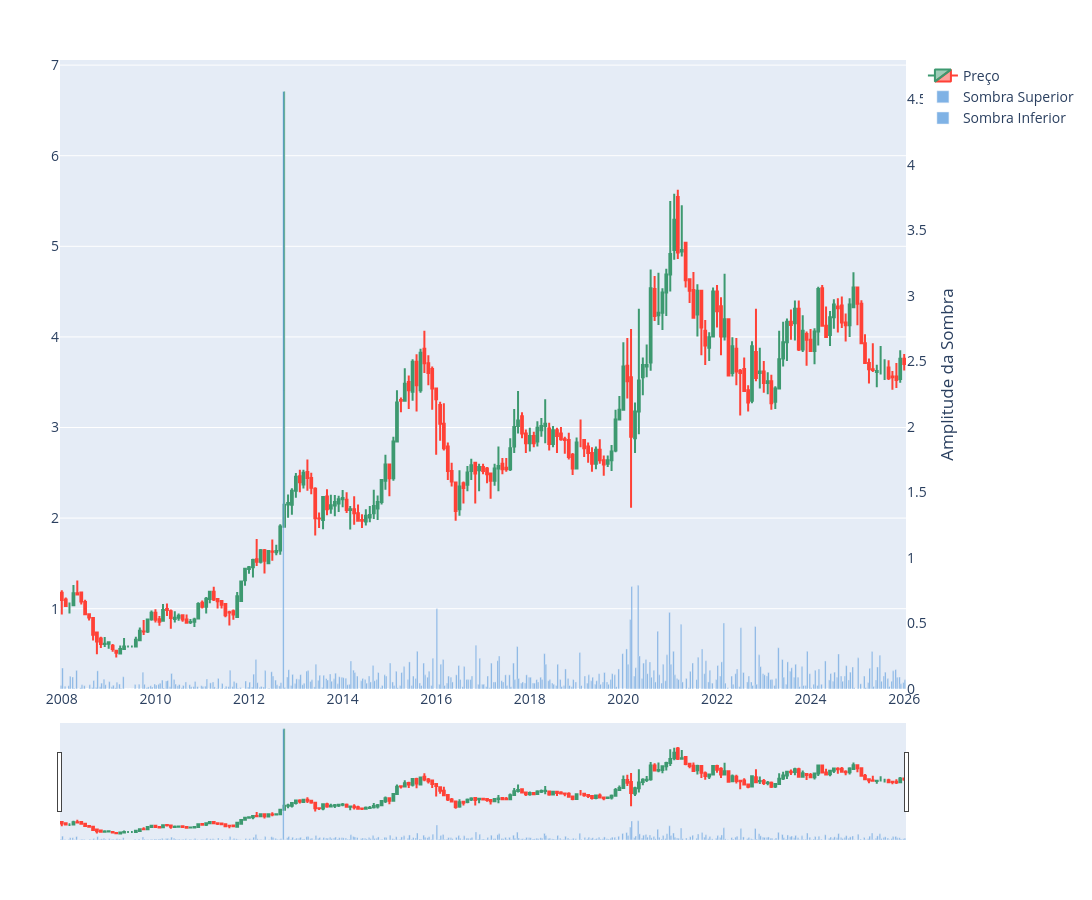

Source (notebook cell):
### Code cell
import plotly.graph_objects as go

fig = go.Figure()

fig.add_trace(go.Candlestick(
    x=df.index,
    open=df['Open'],
    high=df['High'],
    low=df['Low'],
    close=df['Close'],
    name='Preço'
))

fig.add_trace(go.Bar(
    x=df.index,
    y=df['sombra_superior'],
    name='Sombra Superior',
    marker=dict(
        color='rgba(0, 102, 204, 0.5)'  # azul com transparência
    ),
    yaxis='y2'
))

fig.add_trace(go.Bar(
    x=df.index,
    y=df['sombra_inferior'],
    name='Sombra Inferior',
    marker=dict(
        color='rgba(0, 102, 204, 0.5)'
    ),
    yaxis='y2'
))

fig.update_layout(
    width=1600,
    height=900,
    font=dict(size=14),
    margin=dict(l=60, r=60, t=60, b=60),
    yaxis2=dict(
        overlaying='y',
        side='right',
        showgrid=False,
        title='Amplitude da Sombra'
    )
)

### Figure 1 — Plotly figure (JSON) as saved in the notebook; plotly's stock layout.template omitted (floating-point values rounded to 4 significant figures; data arrays with more than 128 entries replaced by an {"elided": "..."} marker saying what was removed)
{"data": [{"close": {"elided": "217 float values"}, "high": {"elided": "217 float values"}, "low": {"elided": "217 float values"}, "name": "Preço", "open": {"elided": "217 float values"}, "type": "candlestick", "x": {"elided": "217 str values"}}, {"marker": {"color": "rgba(0, 102, 204, 0.5)"}, "name": "Sombra Superior", "type": "bar", "x": {"elided": "217 str values"}, "y": {"elided": "217 float values"}, "yaxis": "y2"}, {"marker": {"color": "rgba(0, 102, 204, 0.5)"}, "name": "Sombra Inferior", "type": "bar", "x": {"elided": "217 str values"}, "y": {"elided": "217 float values"}, "yaxis": "y2"}], "layout": {"font": {"size": 14}, "height": 900, "margin": {"b": 60, "l": 60, "r": 60, "t": 60}, "width": 1600, "yaxis2": {"overlaying": "y", "showgrid": false, "side": "right", "title": {"text": "Amplitude da Sombra"}}}}
